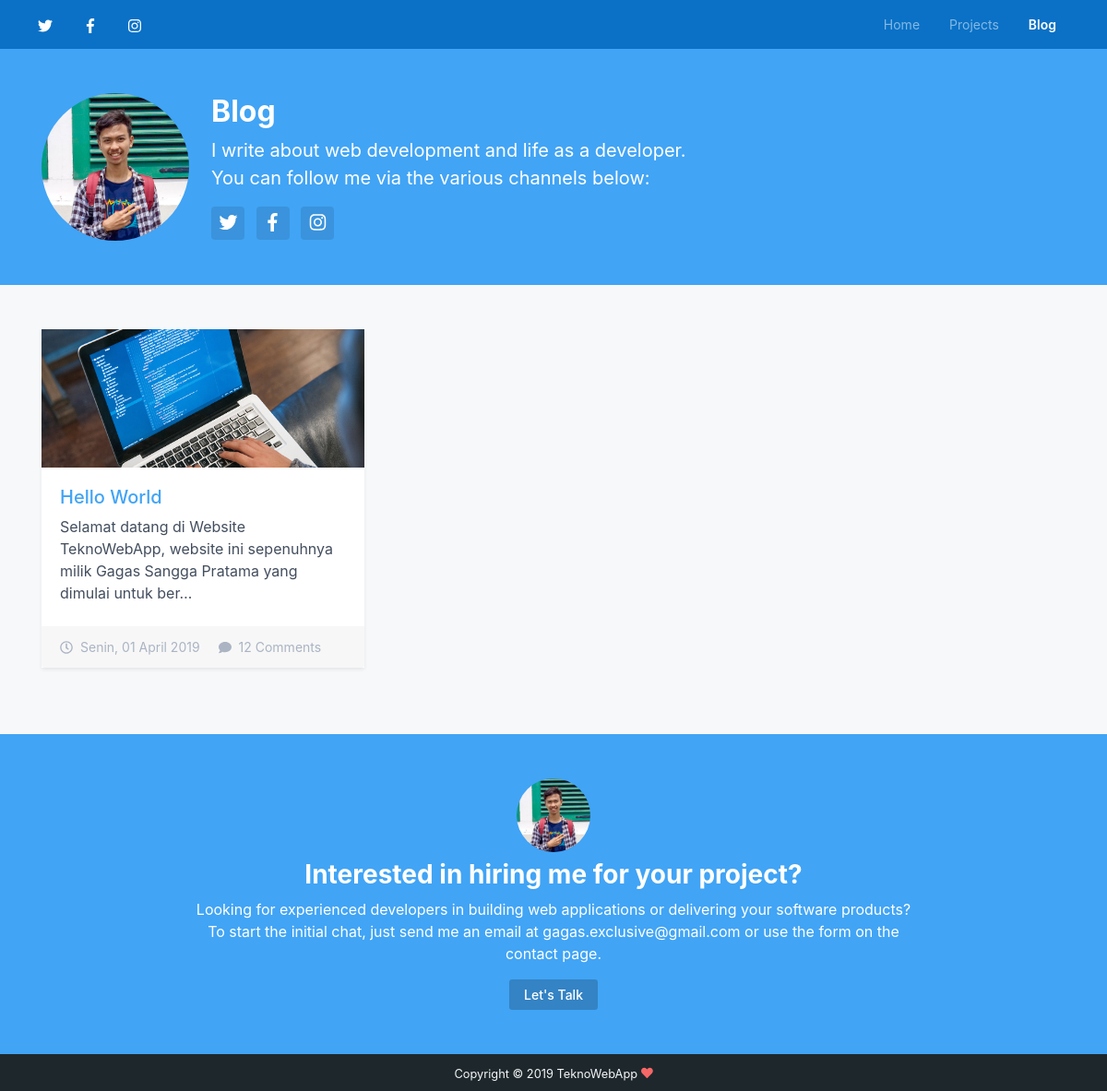
Screenshot of /blog.html with the database file from the repository.
### tables this page shows
CREATE TABLE `tbl_users` (
  `id` int(11) NOT NULL,
  `name` varchar(150) NOT NULL,
  `email` varchar(50) NOT NULL,
  `password` varchar(150) NOT NULL,
  `image` varchar(50) NOT NULL,
  `about` text NOT NULL,
  `facebook` varchar(150) NOT NULL,
  `twitter` varchar(150) NOT NULL,
  `instagram` varchar(150) NOT NULL,
  `google_plus` varchar(150) NOT NULL,
  `address` text NOT NULL,
  `phone` varchar(30) NOT NULL,
  `last_login` datetime DEFAULT NULL,
  `created_at` date DEFAULT NULL,
  `updated_at` date DEFAULT NULL
);

CREATE TABLE `tbl_blog` (
  `id_article` int(11) NOT NULL,
  `title_article` varchar(50) NOT NULL,
  `slug_article` varchar(100) NOT NULL,
  `id_category` int(11) NOT NULL,
  `thumb_article` varchar(50) NOT NULL,
  `content_article` text NOT NULL,
  `featured` int(11) NOT NULL,
  `article_active` int(11) NOT NULL,
  `created_at` date DEFAULT NULL,
  `updated_at` date DEFAULT NULL
);

### application/controllers/Website.php (called while the page is built, shortened)
<?php
class Website extends CI_Controller {
	public function __construct()
    {
        $this->load->model('website_model');
    }
	public function blog($rowno=0)
	{
		$this->load->model('pagination_model');
		$this->load->library('pagination');
		$data = konfigurasi('Blog');
		$data['pinned'] = $this->website_model->blogpin();
		$search_text = "";
		$rowperpage = 6;
		$allcount = $this->pagination_model->get_blog($search_text);
		$users_record = $this->pagination_model->get_result_blog($rowno, $rowperpage, $search_text);
		$config['base_url'] = base_url('blog');
		$config['use_page_numbers'] = TRUE;
		$config['total_rows'] = $allcount;
		$config['per_page'] = $rowperpage;
		$config['full_tag_open']   = '<div class="clearfix"><ul class="pagination">';
		$config['full_tag_close']  = '</ul></ul>';
		$config['first_link']      = 'First';
		$config['first_tag_open']  = '<li class="page-item"><span class="page-link">';
		$config['first_tag_close'] = '</span></li>';
		$config['last_link']       = 'Last';
		$config['last_tag_open']   = '<li class="page-item"><span class="page-link">';
		$config['last_tag_close']  = '</span></li>';
		$config['next_link']       = '&raquo;';
		$config['next_tag_open']   = '<li class="page-item"><span class="page-link">';
		$config['next_tag_close']  = '</span></li>';
		$config['prev_link']       = '&laquo;';
		$config['prev_tag_open']   = '<li class="page-item"><span class="page-link">';
		$config['prev_tag_close']  = '</span></li>';
		$config['cur_tag_open']    = '<li class="page-item active"><span class="page-link">';
		$config['cur_tag_close']   = '<span class="sr-only">(current)</span></span></li>';
		$config['num_tag_open']    = '<li class="page-item"><span class="page-link">';
		$config['num_tag_close']   = '</span></li>';
		$this->pagination->initialize($config);
		$data['pagination'] = $this->pagination->create_links();
		$data['result'] = $users_record;
		$data['row'] = $rowno;
		$data['search'] = $search_text;
	    $this->load->view('blog',$data);
	}
}

### index.php (called while the page is built, shortened)
<?php
require_once BASEPATH.'core/CodeIgniter.php';

### application/models/Konfigurasi_model.php (called while the page is built, shortened)
<?php
class Konfigurasi_model extends CI_Model
{
    public function user()
    {
        $this->db->select('*');
        $this->db->from('tbl_users');
        $query = $this->db->get();
        return $query->row_array();
    }
    public function setting()
    {
        $this->db->select('*');
        $this->db->from('tbl_settings');
        $query = $this->db->get();
        return $query->row_array();
    }
}

### application/helpers/konfigurasi_helper.php (called while the page is built, shortened)
<?php
function konfigurasi($title)
{
    $CI = get_instance();
    $user = $CI->Konfigurasi_model->user();
    $setting = $CI->Konfigurasi_model->setting();
    $data = array(
      'title'       => $setting['web_name'],
      'description' => $setting['web_description'],
      'keyword'     => $setting['web_keyword'],
      'homepage'    => $setting['homepage'],
      'id_setting'  => $setting['id_setting'],
      'pagetitle'   => $title.' - '.$setting['web_name'],
      'headtitle'   => $title,
      'nama'        => $user['name'],
      'email'       => $user['email'],
      'foto'        => $user['image'],
      'tentang'     => $user['about'],
      'twitter'     => $user['twitter'],
      'facebook'    => $user['facebook'],
      'instagram'   => $user['instagram'],
      'google_plus' => $user['google_plus'],
      'alamat'      => $user['address'],
      'telepon'     => $user['phone'],
      'last_login'  => $user['last_login'],
      'id'          => $user['id'],
    );
    return $data;
}
if (!function_exists('format_indo')) {
  function format_indo($date){
    $Hari = array("Minggu","Senin","Selasa","Rabu","Kamis","Jumat","Sabtu");
    $Bulan = array("Januari","Februari","Maret","April","Mei","Juni","Juli","Agustus","September","Oktober","November","Desember");
    $tahun = substr($date,0,4);
    $bulan = substr($date,5,2);
    $tgl = substr($date,8,2);
    $waktu = substr($date,11,5);
    $hari = date("w",strtotime($date));
    $result = $Hari[$hari].", ".$tgl." ".$Bulan[(int)$bulan-1]." ".$tahun."".$waktu;
    return $result;
  }
}

### application/models/Pagination_model.php (called while the page is built, shortened)
<?php
class Pagination_model extends CI_Model
{
	public function get_result_blog($rowno, $rowperpage, $search="")
	{
		$this->db->select('*');
        $this->db->from('tbl_blog');
        $this->db->where('article_active = 1');
        $this->db->order_by('id_article', 'DESC');
        $this->db->limit($rowperpage, $rowno);
		$query = $this->db->get();
		return $query->result_array();
	}
	public function get_blog($search = '')
	{
    	$this->db->select('count(*) as allcount');
        $this->db->from('tbl_blog');
        $this->db->where('article_active = 1');
        $this->db->order_by('id_article', 'DESC');
      	$query = $this->db->get();
      	$result = $query->result_array();
      	return $result[0]['allcount'];
	}
}

### application/views/blog.php (the view, shortened to what this page needs)
<!DOCTYPE html>
<html lang="en">
<head>
    <?php $this->load->view("layouts/website/_meta.php") ?>
    <?php $this->load->view("layouts/website/_css.php") ?>
</head>
<body onload="myLoader()" style="margin:0;">
	<div style="display:none;" id="myDiv" class="animate-bottom">
    <header class="header">
        <div class="top-bar theme-bg-primary-darken">
            <div class="container-fluid">
                <?php $this->load->view("layouts/website/_nav.php") ?>
            </div>
        </div>
        <div class="header-intro theme-bg-primary text-white py-5">
	        <div class="container position-relative">
		        <div class="media flex-column flex-md-row">
			        <img class="profile-medium d-inline-block rounded-circle mr-md-4 align-self-center mb-2 mb-lg-0" src="<?php echo base_url('assets/images/'.$foto);?>" alt="<?php echo $nama;?>">
			        <div class="media-body align-self-center">
			            <h2 class="page-heading mb-2"><?php echo $headtitle;?></h2>
						<?php if($homepage == '1') { ?>
			            <div class="page-heading-tagline mb-3">I write about web development and life as a developer. <br class="d-lg-block d-none">You can follow me via the various channels below:</div>
						<?php } elseif($homepage == '2') { ?>
						<div class="page-heading-tagline mb-3">Daftar tutorial pemrograman bahasa indonesia. <br class="d-lg-block d-none">Ikuti juga sosial media <?php echo $title;?>:</div>
						<?php } ?>
			            <ul class="social-list-square list-inline mb-0">
							<?php if ($twitter !== '') { ?>
				            <li class="list-inline-item mb-3 mb-lg-0"><a href="<?php echo $twitter;?>" target="_blank"><i class="fab fa-twitter fa-fw text-white"></i></a></li>
							<?php } ?>
							<?php if ($facebook !== '') { ?>
							<li class="list-inline-item mb-3 mb-lg-0"><a href="<?php echo $facebook;?>" target="_blank"><i class="fab fa-facebook-f fa-fw text-white"></i></a></li>
							<?php } ?>
							<?php if ($instagram !== '') { ?>
							<li class="list-inline-item mb-3 mb-lg-0"><a href="<?php echo $instagram;?>" target="_blank"><i class="fab fa-instagram fa-fw text-white"></i></a></li>
							<?php } ?>
						</ul>
			        </div>
		        </div>
	        </div>
        </div>
    </header>
    <section class="section pt-5">
        <div class="container blog-cards">
	        <div class="row">
				<?php
					foreach ($result as $row):
						$short_content = substr($row['content_article'],0,115);
						$totalcontent = strlen($row['content_article']);
						$short_title = substr($row['title_article'],0,50);
						$totaltitle = strlen($row['title_article']);
				?>
		        <div class="col-12 col-md-6 col-lg-4 mb-5">
			        <div class="card rounded-0 border-0 shadow-sm eq-height">
						<div class="card-img-container position-relative">
							<?php if($row['thumb_article'] !== '') { ?>
					        <img class="card-img-top rounded-0" style="width: 100%; height: 150px;" src="<?php echo base_url('assets/images/blog/').$row['thumb_article'];?>" alt="<?php echo $row['title_article'];?>">
							<?php } else { ?>
							<img class="card-img-top rounded-0" style="width: 100%; height: 150px;" src="<?php echo base_url('assets/images/blog/no-thumb.jpg');?>" alt="<?php echo $row['title_article'];?>">
							<?php } ?>
						</div>
						<div class="card-body pb-4">
							<h4 class="card-title mb-2"><a href="<?php echo base_url().'post/'.$row['slug_article'].'.html';?>"><?php if($totaltitle<=50) { echo $row['title_article']; } else { echo "$short_title&hellip;"; } ?></a></h4>
							<div class="card-text">
								<div class="excerpt">
									<?php if($totalcontent<=115) { echo strip_tags($row['content_article']); } else { echo strip_tags($short_content)."&hellip;"; } ?>
								</div>
							</div>
						</div>
						<div class="card-footer border-0">
							<ul class="meta list-inline mb-0">
								<li class="list-inline-item mr-3"><i class="far fa-clock mr-2"></i><?php echo format_indo($row['created_at']);?></li>
								<li class="list-inline-item"><i class="fas fa-comment mr-2"></i><a href="<?php echo base_url().'post/'.$row['slug_article'].'.html';?>#comments">12 Comments</a></li>
							</ul>
						</div>
				    </div>
		        </div>
		        <?php endforeach;?>
	        </div>
			<?php echo $pagination;?><br>
        </div>
    </section>
    <?php $this->load->view("layouts/website/_touch.php") ?>
</body>
</html>

### application/views/layouts/website/_touch.php (shortened to what this page needs)
<?php if($homepage == '1') { ?>
<section class="section-cta py-5 bg-primary text-white">
	<div class="container">
		<div class="text-center">
			<img class="profile-small d-inline-block mx-auto rounded-circle mb-2" src="<?php echo base_url('assets/images/'.$foto);?>" alt="<?php echo $nama;?>">
		</div>
		<h3 class="section-title font-weight-bold text-center mb-2">Interested in hiring me for your project?</h3>
		<div class="section-intro mx-auto text-center mb-3">
			Looking for experienced developers in building web applications or delivering your software products? To start the initial chat, just send me an email at <a class="link-on-bg text-white" href="mailto:<?php echo $email;?>"><?php echo $email;?></a> or use the <a class="link-on-bg text-white" href="<?php echo base_url('contact.html');?>">form on the contact page</a>.
		</div>
		<div class="text-center">
			<a class="theme-btn-on-bg btn btn-sm" href="<?php echo base_url('contact.html');?>">Let's Talk</a>
		</div>
	</div>
</section>
<?php } ?>

### assets/css/style.css (style rules this page uses)
.animate-bottom { position: relative; -webkit-animation-name: animatebottom; -webkit-animation-duration: 1s; animation-name: animatebottom; animation-duration: 1s; }
#myDiv { display: none; }

### rows the page displays
tbl_users: image (picture), email "gagas.exclusive@gmail.com"
tbl_blog: thumb_article (picture), title_article "Hello World", content_article "Selamat datang di Website TeknoWebApp, website ini sepenuhnya milik Gagas Sangga Pratama yang dimulai untuk ber", created_at "Senin, 01 April 2019"

### other values shown
$headtitle "Blog"
$title "TeknoWebApp"
